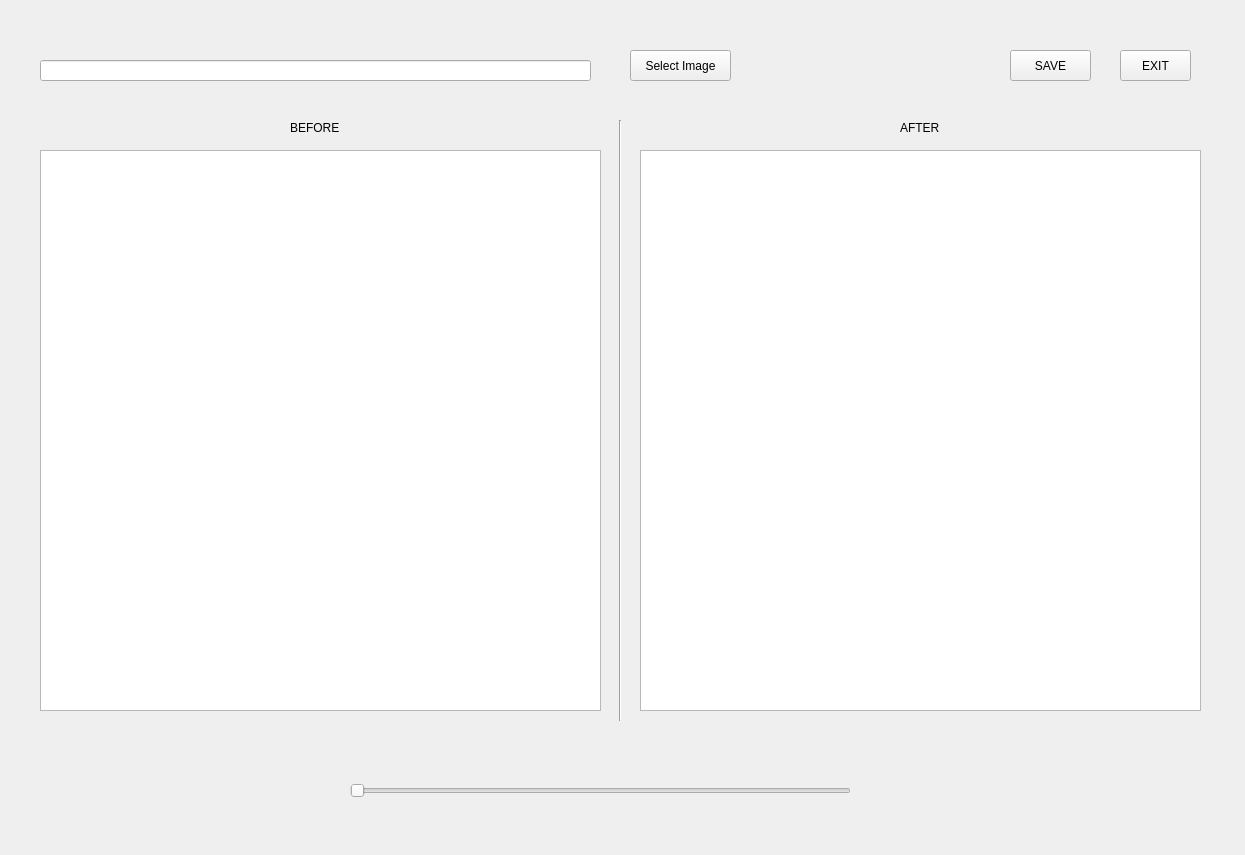
<?xml version="1.0" encoding="UTF-8"?>
<ui version="4.0">
 <class>Form6</class>
 <widget class="QWidget" name="Form6">
  <property name="geometry">
   <rect>
    <x>0</x>
    <y>0</y>
    <width>1245</width>
    <height>855</height>
   </rect>
  </property>
  <property name="windowTitle">
   <string>Form</string>
  </property>
  <widget class="QLabel" name="label_3">
   <property name="geometry">
    <rect>
     <x>640</x>
     <y>150</y>
     <width>64</width>
     <height>15</height>
    </rect>
   </property>
   <property name="text">
    <string/>
   </property>
  </widget>
  <widget class="QSlider" name="horizontalSlider">
   <property name="geometry">
    <rect>
     <x>350</x>
     <y>770</y>
     <width>501</width>
     <height>41</height>
    </rect>
   </property>
   <property name="orientation">
    <enum>Qt::Horizontal</enum>
   </property>
  </widget>
  <widget class="QPushButton" name="pushButton_3">
   <property name="geometry">
    <rect>
     <x>1010</x>
     <y>50</y>
     <width>81</width>
     <height>31</height>
    </rect>
   </property>
   <property name="text">
    <string>SAVE</string>
   </property>
  </widget>
  <widget class="QGraphicsView" name="graphicsView">
   <property name="geometry">
    <rect>
     <x>40</x>
     <y>150</y>
     <width>561</width>
     <height>561</height>
    </rect>
   </property>
  </widget>
  <widget class="QLabel" name="label_2">
   <property name="geometry">
    <rect>
     <x>900</x>
     <y>120</y>
     <width>51</width>
     <height>16</height>
    </rect>
   </property>
   <property name="text">
    <string>AFTER</string>
   </property>
  </widget>
  <widget class="QPushButton" name="pushButton_2">
   <property name="geometry">
    <rect>
     <x>1120</x>
     <y>50</y>
     <width>71</width>
     <height>31</height>
    </rect>
   </property>
   <property name="text">
    <string>EXIT</string>
   </property>
  </widget>
  <widget class="QPushButton" name="pushButton">
   <property name="geometry">
    <rect>
     <x>630</x>
     <y>50</y>
     <width>101</width>
     <height>31</height>
    </rect>
   </property>
   <property name="text">
    <string>Select Image</string>
   </property>
  </widget>
  <widget class="QLabel" name="label">
   <property name="geometry">
    <rect>
     <x>290</x>
     <y>120</y>
     <width>64</width>
     <height>15</height>
    </rect>
   </property>
   <property name="text">
    <string>BEFORE</string>
   </property>
  </widget>
  <widget class="Line" name="line">
   <property name="geometry">
    <rect>
     <x>610</x>
     <y>120</y>
     <width>20</width>
     <height>601</height>
    </rect>
   </property>
   <property name="orientation">
    <enum>Qt::Vertical</enum>
   </property>
  </widget>
  <widget class="QGraphicsView" name="graphicsView_2">
   <property name="geometry">
    <rect>
     <x>640</x>
     <y>150</y>
     <width>561</width>
     <height>561</height>
    </rect>
   </property>
  </widget>
  <widget class="QLineEdit" name="lineEdit">
   <property name="geometry">
    <rect>
     <x>40</x>
     <y>60</y>
     <width>551</width>
     <height>21</height>
    </rect>
   </property>
  </widget>
 </widget>
 <resources/>
 <connections>
  <connection>
   <sender>pushButton</sender>
   <signal>clicked()</signal>
   <receiver>Form6</receiver>
   <slot>Select_Image()</slot>
   <hints>
    <hint type="sourcelabel">
     <x>682</x>
     <y>65</y>
    </hint>
    <hint type="destinationlabel">
     <x>785</x>
     <y>24</y>
    </hint>
   </hints>
  </connection>
  <connection>
   <sender>horizontalSlider</sender>
   <signal>valueChanged(int)</signal>
   <receiver>Form6</receiver>
   <slot>Slider(int)</slot>
   <hints>
    <hint type="sourcelabel">
     <x>682</x>
     <y>775</y>
    </hint>
    <hint type="destinationlabel">
     <x>759</x>
     <y>738</y>
    </hint>
   </hints>
  </connection>
  <connection>
   <sender>pushButton_3</sender>
   <signal>clicked()</signal>
   <receiver>Form6</receiver>
   <slot>Save()</slot>
   <hints>
    <hint type="sourcelabel">
     <x>1044</x>
     <y>69</y>
    </hint>
    <hint type="destinationlabel">
     <x>1085</x>
     <y>107</y>
    </hint>
   </hints>
  </connection>
  <connection>
   <sender>pushButton_2</sender>
   <signal>clicked()</signal>
   <receiver>Form6</receiver>
   <slot>Exit()</slot>
   <hints>
    <hint type="sourcelabel">
     <x>1161</x>
     <y>57</y>
    </hint>
    <hint type="destinationlabel">
     <x>1182</x>
     <y>110</y>
    </hint>
   </hints>
  </connection>
 </connections>
 <slots>
  <slot>Select_Image()</slot>
  <slot>Slider(int)</slot>
  <slot>Save()</slot>
  <slot>Exit()</slot>
 </slots>
</ui>
